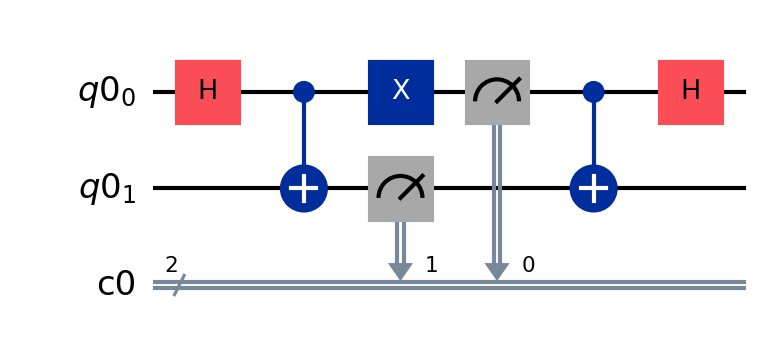

Write Python code to recreate this figure.
from qiskit import QuantumCircuit, QuantumRegister, ClassicalRegister
from qiskit_aer import AerSimulator
import os

def initialize(num_qubits, num_cbits=None):
    """
    Initializes the simulator, quantum register, classical register, and quantum circuit.
    """
    simulator = AerSimulator()
    if num_cbits is None:
        num_cbits = num_qubits
        
    qr = QuantumRegister(num_qubits)
    cr = ClassicalRegister(num_cbits)
    qc = QuantumCircuit(qr, cr)
    
    return simulator, qc, qr, cr

def core_logic(qc, qr, cr):
    """
    Define the quantum gates and measurements here.
    """
    # Example: Apply Hadamard to the first qubit and measure
    # qc.h(qr[0])
    # qc.measure(qr[0], cr[0])
    qc.h(qr[0])
    qc.cx(qr[0], qr[1])

    qc.x(qr[0])

    # Phase 3: The Decode (Bob untangles the state)
    qc.cx(qr[0], qr[1])
    qc.h(qr[0])

    # Phase 4: The Measurement (Bob reads the message)
    qc.measure(qr[0], cr[0])
    qc.measure(qr[1], cr[1])    

    pass

def save_circuit_image(qc, script_file):
    """
    Saves the quantum circuit as an image file.
    The filename will be the same as the python script name (e.g., script.py -> script.png).
    """
    filename = os.path.splitext(os.path.basename(script_file))[0] + '.png'
    print(f"Saving circuit image to: {filename}")
    try:
        qc.draw('mpl', filename=filename)
    except Exception as e:
        print(f"Warning: Failed to save circuit image drawing. Ensure matplotlib and pylatexenc are installed. Error: {e}")

def run_simulation(simulator: AerSimulator, qc: QuantumCircuit, shots=1):
    """
    Runs the circuit on the simulator and returns the result counts.
    """
    counts = simulator.run(qc, shots=shots).result().get_counts()
    print("Measurement counts:", counts)
    return counts

def main():
    # Number of qubits and classical bits
    num_qubits = 2 # Updated for Superdense Coding (Alice & Bob)
    num_cbits = 2  # Updated to decode the 2-bit message
    
    # 1. Initialize
    simulator, qc, qr, cr = initialize(num_qubits, num_cbits)
    
    # 2. Add Core Logic
    core_logic(qc, qr, cr)
    
    # 3. Run Simulation (if you want to measure before saving the circuit you can, or vice versa)
    result_counts = run_simulation(simulator, qc, shots=1024)
    
    # 4. Save Circuit Image
    # Pass __file__ so the image has the same name as this script
    save_circuit_image(qc, __file__)

if __name__ == "__main__":
    main()
